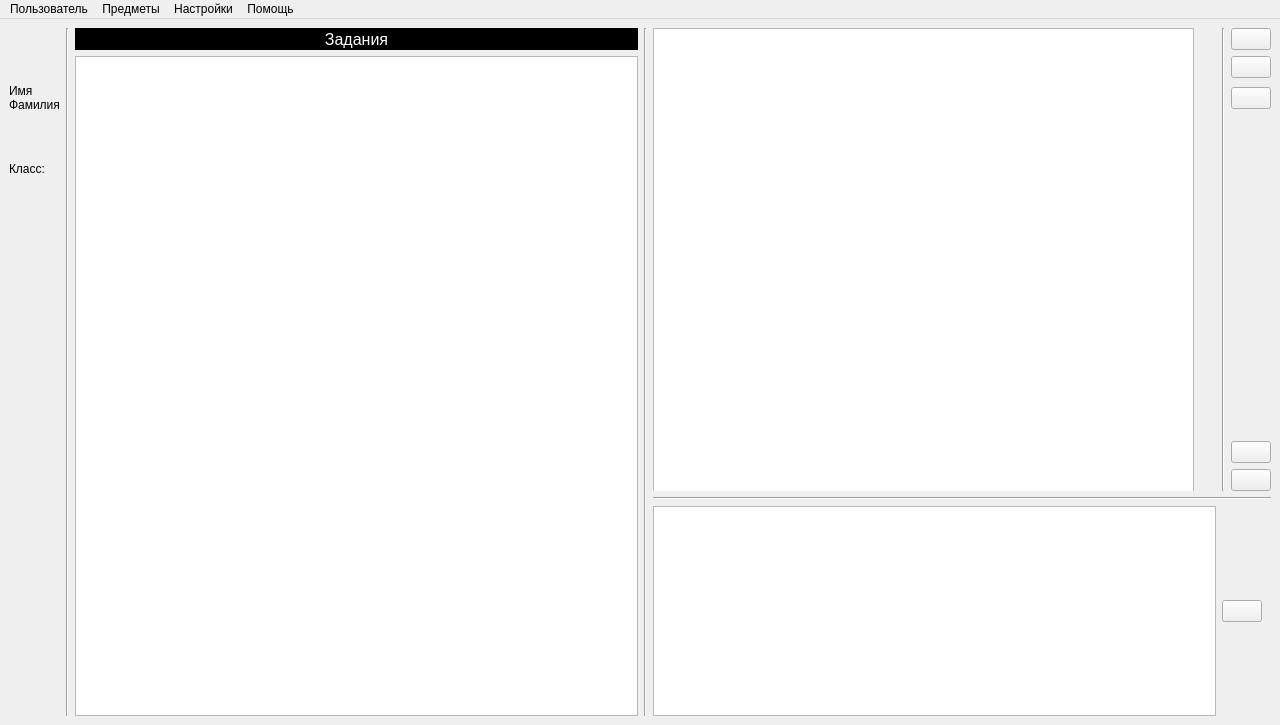
<?xml version="1.0" encoding="UTF-8"?>
<ui version="4.0">
 <class>MainWindow</class>
 <widget class="QMainWindow" name="MainWindow">
  <property name="windowModality">
   <enum>Qt::ApplicationModal</enum>
  </property>
  <property name="geometry">
   <rect>
    <x>0</x>
    <y>0</y>
    <width>1280</width>
    <height>725</height>
   </rect>
  </property>
  <property name="windowTitle">
   <string>СистемаЗачётов</string>
  </property>
  <property name="windowIcon">
   <iconset resource="res.qrc">
    <normaloff>:/icons/pic/icon.png</normaloff>:/icons/pic/icon.png</iconset>
  </property>
  <property name="iconSize">
   <size>
    <width>50</width>
    <height>50</height>
   </size>
  </property>
  <widget class="QWidget" name="centralwidget">
   <property name="sizePolicy">
    <sizepolicy hsizetype="Preferred" vsizetype="Preferred">
     <horstretch>0</horstretch>
     <verstretch>0</verstretch>
    </sizepolicy>
   </property>
   <layout class="QGridLayout" name="gridLayout_2">
    <item row="0" column="0">
     <layout class="QGridLayout" name="gridLayout">
      <property name="sizeConstraint">
       <enum>QLayout::SetDefaultConstraint</enum>
      </property>
      <item row="9" column="10" rowspan="2" colspan="2">
       <widget class="QPushButton" name="mes_btn">
        <property name="sizePolicy">
         <sizepolicy hsizetype="Maximum" vsizetype="Maximum">
          <horstretch>0</horstretch>
          <verstretch>0</verstretch>
         </sizepolicy>
        </property>
        <property name="text">
         <string/>
        </property>
        <property name="icon">
         <iconset resource="res.qrc">
          <normaloff>:/icons/pic/mes_send.png</normaloff>:/icons/pic/mes_send.png</iconset>
        </property>
        <property name="iconSize">
         <size>
          <width>50</width>
          <height>50</height>
         </size>
        </property>
        <property name="shortcut">
         <string>Ctrl+Return</string>
        </property>
       </widget>
      </item>
      <item row="0" column="0" rowspan="2" colspan="2">
       <widget class="QLabel" name="avatar">
        <property name="sizePolicy">
         <sizepolicy hsizetype="Preferred" vsizetype="Preferred">
          <horstretch>0</horstretch>
          <verstretch>0</verstretch>
         </sizepolicy>
        </property>
        <property name="text">
         <string/>
        </property>
        <property name="pixmap">
         <pixmap resource="res.qrc">:/icons/pic/avatar_img.jpg</pixmap>
        </property>
       </widget>
      </item>
      <item row="1" column="11">
       <widget class="QPushButton" name="code_viewer_btn">
        <property name="sizePolicy">
         <sizepolicy hsizetype="Maximum" vsizetype="Fixed">
          <horstretch>0</horstretch>
          <verstretch>0</verstretch>
         </sizepolicy>
        </property>
        <property name="text">
         <string/>
        </property>
        <property name="icon">
         <iconset resource="res.qrc">
          <normaloff>:/icons/pic/code.png</normaloff>:/icons/pic/code.png</iconset>
        </property>
        <property name="iconSize">
         <size>
          <width>50</width>
          <height>50</height>
         </size>
        </property>
       </widget>
      </item>
      <item row="0" column="11">
       <widget class="QPushButton" name="description_btn">
        <property name="sizePolicy">
         <sizepolicy hsizetype="Maximum" vsizetype="Fixed">
          <horstretch>0</horstretch>
          <verstretch>0</verstretch>
         </sizepolicy>
        </property>
        <property name="text">
         <string/>
        </property>
        <property name="icon">
         <iconset resource="res.qrc">
          <normaloff>:/icons/pic/description.png</normaloff>:/icons/pic/description.png</iconset>
        </property>
        <property name="iconSize">
         <size>
          <width>50</width>
          <height>50</height>
         </size>
        </property>
       </widget>
      </item>
      <item row="2" column="11">
       <widget class="QPushButton" name="chat_viewer_btn">
        <property name="sizePolicy">
         <sizepolicy hsizetype="Maximum" vsizetype="Fixed">
          <horstretch>0</horstretch>
          <verstretch>0</verstretch>
         </sizepolicy>
        </property>
        <property name="text">
         <string/>
        </property>
        <property name="icon">
         <iconset resource="res.qrc">
          <normaloff>:/icons/pic/chat.png</normaloff>:/icons/pic/chat.png</iconset>
        </property>
        <property name="iconSize">
         <size>
          <width>50</width>
          <height>50</height>
         </size>
        </property>
       </widget>
      </item>
      <item row="2" column="0" colspan="2">
       <widget class="QLabel" name="username">
        <property name="sizePolicy">
         <sizepolicy hsizetype="Preferred" vsizetype="Preferred">
          <horstretch>0</horstretch>
          <verstretch>0</verstretch>
         </sizepolicy>
        </property>
        <property name="text">
         <string>Имя
Фамилия</string>
        </property>
       </widget>
      </item>
      <item row="3" column="0">
       <widget class="QLabel" name="class_label">
        <property name="sizePolicy">
         <sizepolicy hsizetype="Maximum" vsizetype="Preferred">
          <horstretch>0</horstretch>
          <verstretch>0</verstretch>
         </sizepolicy>
        </property>
        <property name="text">
         <string>Класс:</string>
        </property>
       </widget>
      </item>
      <item row="7" column="11">
       <widget class="QPushButton" name="download_btn">
        <property name="sizePolicy">
         <sizepolicy hsizetype="Maximum" vsizetype="Fixed">
          <horstretch>0</horstretch>
          <verstretch>0</verstretch>
         </sizepolicy>
        </property>
        <property name="text">
         <string/>
        </property>
        <property name="icon">
         <iconset>
          <normaloff>:/icons/pic/download.jpg</normaloff>:/icons/pic/download.jpg</iconset>
        </property>
        <property name="iconSize">
         <size>
          <width>50</width>
          <height>50</height>
         </size>
        </property>
        <property name="checkable">
         <bool>false</bool>
        </property>
        <property name="autoRepeat">
         <bool>false</bool>
        </property>
        <property name="autoExclusive">
         <bool>false</bool>
        </property>
        <property name="autoDefault">
         <bool>false</bool>
        </property>
        <property name="default">
         <bool>false</bool>
        </property>
       </widget>
      </item>
      <item row="9" column="8" rowspan="2" colspan="2">
       <widget class="QTextEdit" name="textEdit">
        <property name="sizePolicy">
         <sizepolicy hsizetype="Preferred" vsizetype="Ignored">
          <horstretch>0</horstretch>
          <verstretch>0</verstretch>
         </sizepolicy>
        </property>
       </widget>
      </item>
      <item row="0" column="10" rowspan="8">
       <widget class="Line" name="line_2">
        <property name="orientation">
         <enum>Qt::Vertical</enum>
        </property>
       </widget>
      </item>
      <item row="6" column="11">
       <widget class="QPushButton" name="upload_btn">
        <property name="sizePolicy">
         <sizepolicy hsizetype="Maximum" vsizetype="Fixed">
          <horstretch>0</horstretch>
          <verstretch>0</verstretch>
         </sizepolicy>
        </property>
        <property name="mouseTracking">
         <bool>false</bool>
        </property>
        <property name="autoFillBackground">
         <bool>false</bool>
        </property>
        <property name="text">
         <string/>
        </property>
        <property name="icon">
         <iconset>
          <normaloff>:/icons/pic/upload.jpg</normaloff>:/icons/pic/upload.jpg</iconset>
        </property>
        <property name="iconSize">
         <size>
          <width>50</width>
          <height>50</height>
         </size>
        </property>
        <property name="autoRepeatDelay">
         <number>300</number>
        </property>
        <property name="autoDefault">
         <bool>false</bool>
        </property>
        <property name="default">
         <bool>false</bool>
        </property>
       </widget>
      </item>
      <item row="0" column="3" rowspan="11">
       <widget class="Line" name="line">
        <property name="orientation">
         <enum>Qt::Vertical</enum>
        </property>
       </widget>
      </item>
      <item row="8" column="8" colspan="4">
       <widget class="Line" name="line_3">
        <property name="orientation">
         <enum>Qt::Horizontal</enum>
        </property>
       </widget>
      </item>
      <item row="3" column="1">
       <widget class="QLabel" name="class_num">
        <property name="sizePolicy">
         <sizepolicy hsizetype="Maximum" vsizetype="Preferred">
          <horstretch>0</horstretch>
          <verstretch>0</verstretch>
         </sizepolicy>
        </property>
        <property name="text">
         <string/>
        </property>
       </widget>
      </item>
      <item row="4" column="0" rowspan="7" colspan="2">
       <spacer name="verticalSpacer_2">
        <property name="orientation">
         <enum>Qt::Vertical</enum>
        </property>
        <property name="sizeHint" stdset="0">
         <size>
          <width>20</width>
          <height>40</height>
         </size>
        </property>
       </spacer>
      </item>
      <item row="1" column="4" rowspan="10" colspan="2">
       <widget class="QListWidget" name="excercises">
        <property name="sizePolicy">
         <sizepolicy hsizetype="Preferred" vsizetype="Preferred">
          <horstretch>0</horstretch>
          <verstretch>0</verstretch>
         </sizepolicy>
        </property>
       </widget>
      </item>
      <item row="0" column="6" rowspan="11">
       <widget class="Line" name="line_4">
        <property name="orientation">
         <enum>Qt::Vertical</enum>
        </property>
       </widget>
      </item>
      <item row="4" column="11" rowspan="2">
       <spacer name="verticalSpacer">
        <property name="orientation">
         <enum>Qt::Vertical</enum>
        </property>
        <property name="sizeHint" stdset="0">
         <size>
          <width>20</width>
          <height>40</height>
         </size>
        </property>
       </spacer>
      </item>
      <item row="0" column="4" colspan="2">
       <widget class="QLabel" name="title_list">
        <property name="sizePolicy">
         <sizepolicy hsizetype="Preferred" vsizetype="Preferred">
          <horstretch>0</horstretch>
          <verstretch>0</verstretch>
         </sizepolicy>
        </property>
        <property name="font">
         <font>
          <pointsize>12</pointsize>
         </font>
        </property>
        <property name="styleSheet">
         <string notr="true">background-color: rgb(0, 0, 0);
color: rgb(255, 255, 255);</string>
        </property>
        <property name="text">
         <string>Задания</string>
        </property>
        <property name="scaledContents">
         <bool>true</bool>
        </property>
        <property name="alignment">
         <set>Qt::AlignCenter</set>
        </property>
       </widget>
      </item>
      <item row="0" column="8" rowspan="8" colspan="2">
       <widget class="QWidget" name="widget" native="true">
        <widget class="QTextBrowser" name="description_field">
         <property name="geometry">
          <rect>
           <x>0</x>
           <y>0</y>
           <width>541</width>
           <height>531</height>
          </rect>
         </property>
        </widget>
        <widget class="QListWidget" name="chat_viewer">
         <property name="geometry">
          <rect>
           <x>0</x>
           <y>0</y>
           <width>541</width>
           <height>531</height>
          </rect>
         </property>
        </widget>
       </widget>
      </item>
     </layout>
    </item>
   </layout>
  </widget>
  <widget class="QMenuBar" name="menubar">
   <property name="geometry">
    <rect>
     <x>0</x>
     <y>0</y>
     <width>1280</width>
     <height>20</height>
    </rect>
   </property>
   <property name="defaultUp">
    <bool>false</bool>
   </property>
   <widget class="QMenu" name="menu">
    <property name="title">
     <string>Пользователь</string>
    </property>
    <addaction name="login_btn"/>
    <addaction name="reyting"/>
    <addaction name="separator"/>
    <addaction name="exit"/>
   </widget>
   <widget class="QMenu" name="menu_2">
    <property name="title">
     <string>Предметы</string>
    </property>
   </widget>
   <widget class="QMenu" name="menu_3">
    <property name="title">
     <string>Настройки</string>
    </property>
    <addaction name="menu_settings"/>
    <addaction name="separator"/>
    <addaction name="change_theme"/>
    <addaction name="tray_access_btn"/>
   </widget>
   <widget class="QMenu" name="menu_5">
    <property name="title">
     <string>Помощь</string>
    </property>
    <addaction name="help"/>
    <addaction name="separator"/>
    <addaction name="about"/>
   </widget>
   <addaction name="menu"/>
   <addaction name="menu_2"/>
   <addaction name="menu_3"/>
   <addaction name="menu_5"/>
  </widget>
  <action name="reyting">
   <property name="text">
    <string>Рейтинг</string>
   </property>
  </action>
  <action name="exit">
   <property name="text">
    <string>Выход</string>
   </property>
   <property name="shortcut">
    <string>Ctrl+Q</string>
   </property>
  </action>
  <action name="change_theme">
   <property name="text">
    <string>Смена темы</string>
   </property>
  </action>
  <action name="menu_settings">
   <property name="text">
    <string>Меню настроек</string>
   </property>
  </action>
  <action name="help">
   <property name="text">
    <string>Справка</string>
   </property>
   <property name="shortcut">
    <string>F1</string>
   </property>
  </action>
  <action name="about">
   <property name="text">
    <string>О программе</string>
   </property>
  </action>
  <action name="tray_access_btn">
   <property name="checkable">
    <bool>true</bool>
   </property>
   <property name="checked">
    <bool>false</bool>
   </property>
   <property name="text">
    <string>Сворачивать в панель задач</string>
   </property>
  </action>
  <action name="login">
   <property name="text">
    <string>Войти</string>
   </property>
  </action>
  <action name="login_btn">
   <property name="text">
    <string>Вход</string>
   </property>
  </action>
 </widget>
 <resources>
  <include location="res.qrc"/>
 </resources>
 <connections/>
</ui>
